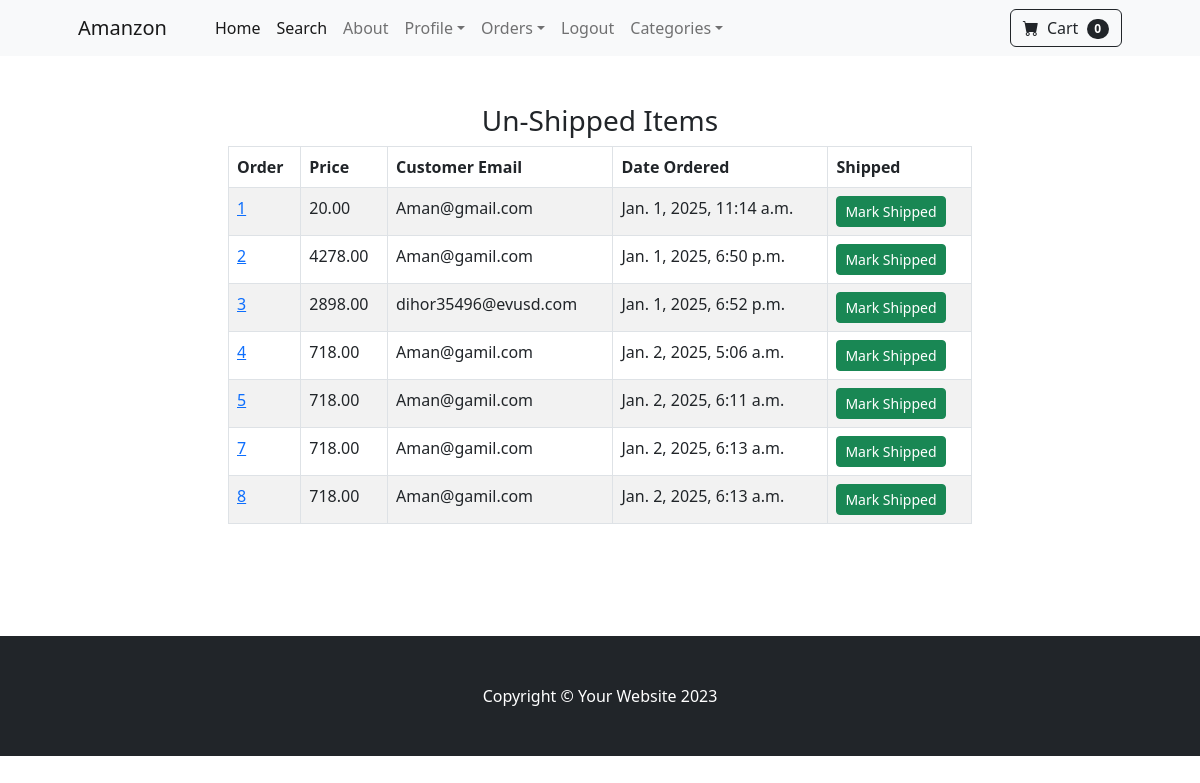
Page /payment/not_shipped_dash (signed in) on the committed database.
### payment/models.py (models this page shows, shortened)
class Order(models.Model):
    user = models.ForeignKey(User, on_delete=models.CASCADE, null=True , blank=True)
    full_name = models.CharField(max_length=250)
    email = models.EmailField(max_length=250)
    shipping_address = models.TextField(max_length=15000)
    amount_paid = models.DecimalField(max_digits=7,decimal_places=2)
    date_ordered=models.DateTimeField(auto_now_add=True)
    shipped = models.BooleanField(default=False)
    date_shipped=models.DateTimeField(blank=True,null=True)

### payment/views.py (the view, shortened to what this page needs)
# urls.py: path('not_shipped_dash',views.not_shipped_dash, name="not_shipped_dash"),
def not_shipped_dash(request):
    if request.user.is_authenticated and request.user.is_superuser:
        orders=Order.objects.filter(shipped=False)
        return render(request, 'not_shipped_dash.html',{"orders":orders})
    else:
        messages.success(request,'Access Denied')
        return redirect('home')

### cart/cart.py (called while the page is built)
    def __len__(self):
        return len(self.cart)

### cart/context_processors.py (called while the page is built)
def cart(request):
    return {'cart' : Cart(request)}

### payment/templates/not_shipped_dash.html (shortened to what this page needs)
{% extends 'base.html' %}
{% block content %}
  <div class="container" >
    <div class="row">
        <center>
            <div class="col-8">
                <br> <br>
                <h3>Un-Shipped Items</h3>
                <table class="table table-striped table-hover table-bordered">
                    <thead class="thead-dark">
                      <tr>
                        <th scope="col">Order</th>
                        <th scope="col">Price</th>
                        <th scope="col">Customer Email</th>
                        <th scope="col">Date Ordered</th>
                        <th scope="col">Shipped</th>
                    </tr>
                </thead>
                    <tbody>
                        {% for item in orders %}
                      <tr>
                        <td>  <a href="{% url 'orders' item.id %} ">{{ item.id }}</a> </td>
                        <td>{{ item.amount_paid }}</td>
                        <td>{{ item.email }}</td>
                        <td>{{ item.date_ordered }}</td>
                        <td>
                            <form method="POST" action="">
                                <button type="submit" class="btn btn-success btn-sm">Mark Shipped</button>
                            </form>
                        </td>
                      </tr>
                      {% endfor %}
                    </tbody>
                  </table>
                <br> <br><br> <br>
            </div>
        </center>
    </div>
  </div>
{% endblock %}

### rows in the picture
Order: id "1", amount_paid "20.00", email "Aman@gmail.com", date_ordered "Jan. 1, 2025, 11:14 a.m."
Order: id "2", amount_paid "4278.00", email "Aman@gamil.com", date_ordered "Jan. 1, 2025, 6:50 p.m."
Order: id "3", amount_paid "2898.00", email "dihor35496@evusd.com", date_ordered "Jan. 1, 2025, 6:52 p.m."
Order: id "4", amount_paid "718.00", email "Aman@gamil.com", date_ordered "Jan. 2, 2025, 5:06 a.m."
Order: id "5", amount_paid "718.00", email "Aman@gamil.com", date_ordered "Jan. 2, 2025, 6:11 a.m."
Order: id "7", amount_paid "718.00", email "Aman@gamil.com", date_ordered "Jan. 2, 2025, 6:13 a.m."
Order: id "8", amount_paid "718.00", email "Aman@gamil.com", date_ordered "Jan. 2, 2025, 6:13 a.m."

### other values in the picture
{{ cart|length }} "0"
